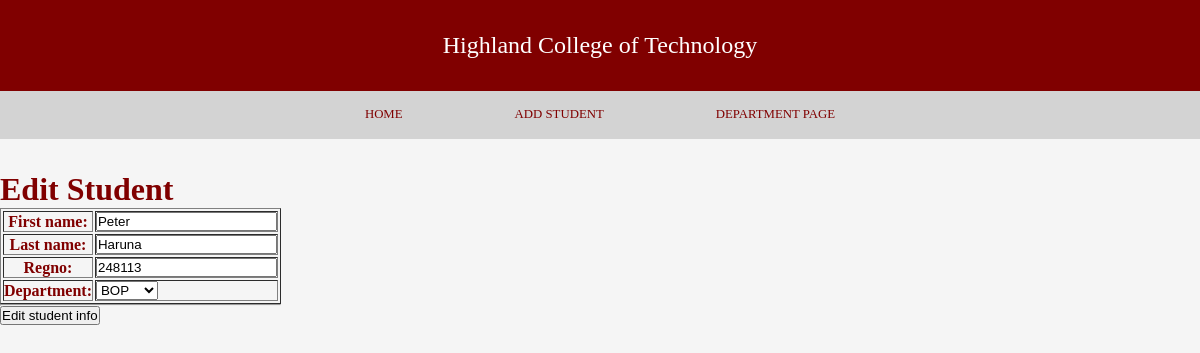
Page /update-student/10/ on the committed database.
### student/models.py (models this page shows, shortened)
class Student(models.Model):
    first_name = models.CharField(max_length=30)
    last_name = models.CharField(max_length=30)
    regno = models.CharField(max_length=6, unique=True)
    department = models.ForeignKey(Department, on_delete=models.SET_NULL, null=True)
    date_created = models.DateTimeField(auto_now_add=True)
    date_modified = models.DateTimeField(auto_now=True)

### student/views.py (the view)
# urls.py: path('update-student/<int:id>/', update_student, name='update_student')
def update_student(request, id):
    instance = Student.objects.get(id=id)
    form = StudentForm(request.POST or None,
                          request.FILES or None, instance=instance)
    context = {
        'form': form
    }
    if form.is_valid():
        form.save()
        messages.success(request, 'Student Info Updated')
        return redirect(reverse('s_homepage'))
    return render(request, 'student/update_student.html', context)

### student/forms.py
class StudentForm(ModelForm):
    class Meta:
        model = Student
        exclude = ['date_created', 'date_modified']

### department/models.py (called while the page is built)
    def __str__(self):
        return self.code

### student/templates/student/update_student.html (shortened to what this page needs)
<!DOCTYPE html>
<html lang="en">
<head>
</head>
<body>
    <div class="container">
        <div class="header">
            <header class="main-header">
               Highland College of Technology
            </header>
        </div>
        <div class="navbar">
            <nav class="links">
                <a href="{% url 's_homepage' %}" class="links-item">HOME</a>
                <a href="{% url 'add_student' %}" class="links-item">ADD STUDENT</a>
                <a href="{% url 'd_homepage' %}" class="links-item ">DEPARTMENT PAGE</a>
            </nav>
        </div>
        <div class="home-page">
            <h1>Edit Student</h1>
            <form action="" enctype="multipart/form-data" method="post">
                <table border="1">
                    {{ form.as_table }}
                </table>
                <hr>
                <input type="submit" value="Edit student info" onclick="return confirm('Are you sure?')">
            </form>
        </div>
    </div>
   </body>
</html>

### student/templates/student/update_student.html (style rules this page uses)
* { margin: 0; padding: 0; outline: 0; box-sizing: border-box; }
body { font-family: poppins, ; color: maroon; background: whitesmoke; }
.container { width:100%; margin: 0; }
.header { display: flex; justify-content: center; align-items: center; background: maroon; color: white; padding: 2rem 4rem; font-size: 1rem; }
.main-header { font-size: 1.5rem; }
.navbar { width: 100%; height: 3rem; background:lightgray; }
.links { display: flex; justify-content: center; align-items: center; }
.links a { display: flex; padding: 1rem 3.5rem; text-decoration: none; color: maroon; font-size: .8rem; }
.home-page { display: table; justify-content: center; align-items: center; margin-top: 2rem; }

### rows in the picture
Student: first_name "Peter", last_name "Haruna", regno "248113", department "BOP"
